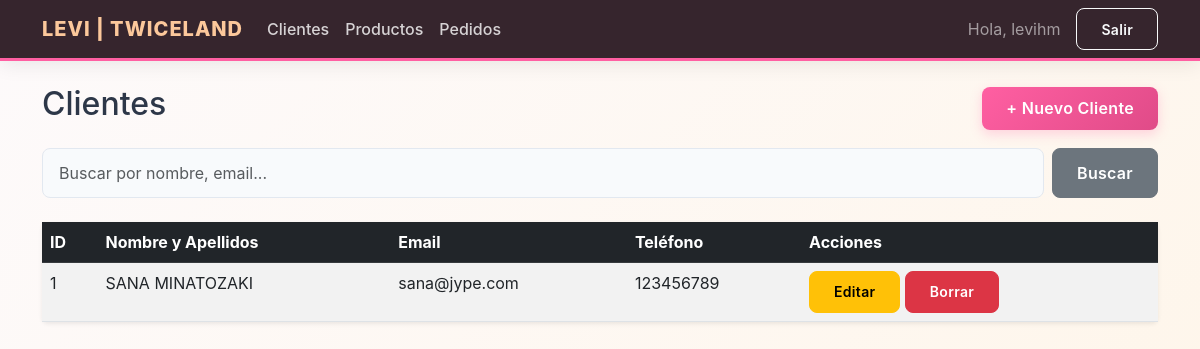
The app's page /clientes (signed in) with its own data.
### tables this page shows
CREATE TABLE clientes(
            id INTEGER PRIMARY KEY AUTOINCREMENT,
            nombre TEXT NOT NULL,
            apellidos TEXT NOT NULL,
            email TEXT,
            telefono TEXT,
            direccion TEXT,
            created_at TEXT NOT NULL
        );

### app.py (the view)
    @app.route("/clientes")
    @login_required
    def clientes_list():
        q = (request.args.get("q") or "").strip()
        conn = get_db()
        if q:
            rows = conn.execute("""
                SELECT * FROM clientes
                WHERE nombre LIKE ? OR apellidos LIKE ? OR email LIKE ?
                ORDER BY id DESC
            """, (f"%{q}%", f"%{q}%", f"%{q}%")).fetchall()
        else:
            rows = conn.execute("SELECT * FROM clientes ORDER BY id DESC").fetchall()
        conn.close()
        return render_template("clientes_list.html", clientes=rows, q=q)

### templates/clientes_list.html
{% extends "base.html" %}
{% block content %}
<div class="d-flex justify-content-between align-items-center mb-3">
    <h2>Clientes</h2>
    <a href="{{ url_for('clientes_new') }}" class="btn btn-primary">+ Nuevo Cliente</a>
</div>
<form method="GET" class="mb-4 d-flex">
    <input type="text" name="q" class="form-control me-2" placeholder="Buscar por nombre, email..." value="{{ q }}">
    <button type="submit" class="btn btn-secondary">Buscar</button>
</form>
<table class="table table-striped table-hover bg-white shadow-sm rounded">
    <thead class="table-dark">
        <tr>
            <th>ID</th>
            <th>Nombre y Apellidos</th>
            <th>Email</th>
            <th>Teléfono</th>
            <th>Acciones</th>
        </tr>
    </thead>
    <tbody>
        {% for c in clientes %}
        <tr>
            <td>{{ c.id }}</td>
            <td>{{ c.nombre }} {{ c.apellidos }}</td>
            <td>{{ c.email }}</td>
            <td>{{ c.telefono }}</td>
            <td>
                <a href="{{ url_for('clientes_edit', cliente_id=c.id) }}" class="btn btn-sm btn-warning">Editar</a>
                <form action="{{ url_for('clientes_delete', cliente_id=c.id) }}" method="POST" class="d-inline" onsubmit="return confirm('¿Seguro que deseas borrar este cliente?');">
                    <button type="submit" class="btn btn-sm btn-danger">Borrar</button>
                </form>
            </td>
        </tr>
        {% endfor %}
    </tbody>
</table>
{% endblock %}

### static/css/style.css (style rules this page uses)
:root { --twice-magenta: #FF5FA2; --twice-magenta-dark: #e04b88; --twice-apricot: #FCC89B; --twice-dark: #2c1a22; --bg-light: #f8f9fa; --text-main: #2d3748; }
body.bg-light { background: linear-gradient(-45deg, #fdfafb, #fce4ec, #fff3e0, #fdfafb); background-size: 400% 400%; animation: gradientBG 15s ease infinite; font-family: 'Inter', 'Segoe UI', system-ui, -apple-system, sans-serif; color: var(--text-main); min-height: 100vh; }
.form-control, .form-select { border-radius: 8px; border: 1.5px solid #e2e8f0; padding: 0.75rem 1rem; transition: all 0.2s ease; background-color: #f8fafc; color: var(--text-main); }
.btn { border-radius: 8px; padding: 0.6rem 1.5rem; font-weight: 600; letter-spacing: 0.3px; transition: all 0.3s ease; }
.btn-primary { background: linear-gradient(135deg, var(--twice-magenta), var(--twice-magenta-dark)); border: none; color: white; box-shadow: 0 4px 12px rgba(255, 95, 162, 0.25); }

### records on screen
clientes: id "1", nombre "SANA", apellidos "MINATOZAKI", email "sana@jype.com", telefono "123456789"

### other values on screen
{{ APP_NAME }} "LEVI | TWICELAND"
{{ current_user }} "levihm"
